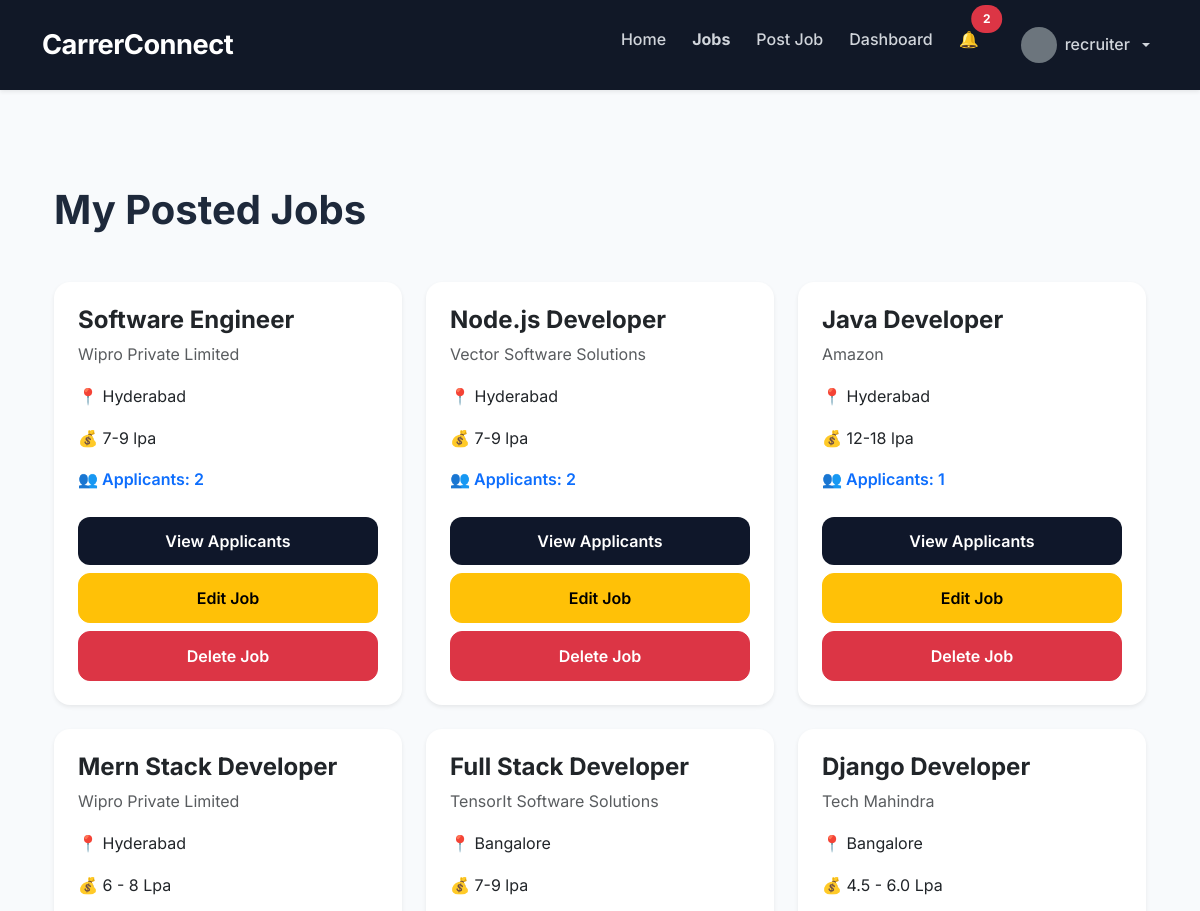
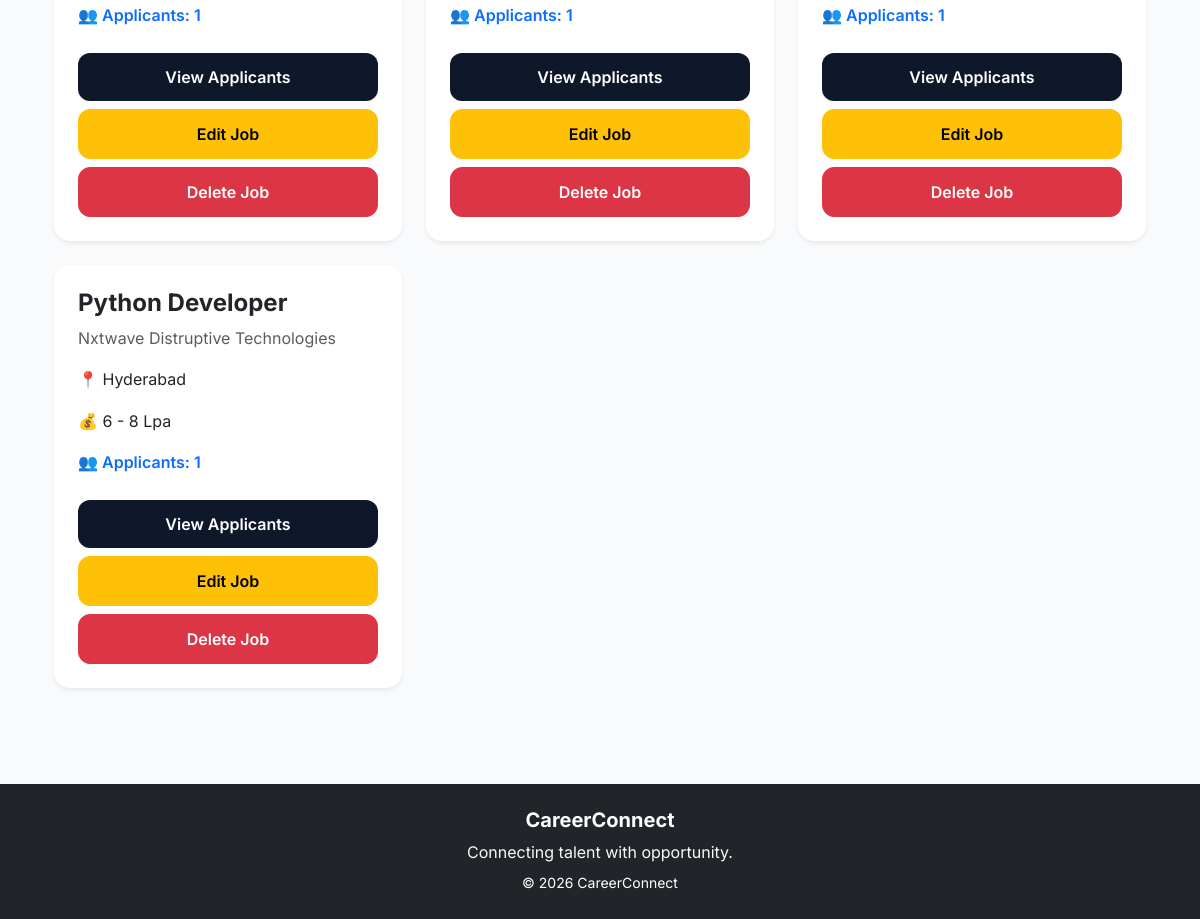
Page /jobs/recruiter/jobs/ (signed in) on the committed database (2 pictures, top to bottom).
### jobs/models.py (models this page shows, shortened)
class Job(models.Model):
    JOB_TYPE_CHOICES = (
        ('full_time', 'Full Time'),
        ('part_time', 'Part Time'),
        ('internship', 'Internship'),
        ('remote', 'Remote'),
)
    EXPERIENCE_LEVEL_CHOICES = (
    ('fresher', 'Fresher'),
    ('junior', 'Junior'),
    ('mid', 'Mid Level'),
    ('senior', 'Senior'),
)
    recruiter = models.ForeignKey(
        User,
        on_delete=models.CASCADE
    )
    title = models.CharField(
        max_length=255
    )
    company_name = models.CharField(
        max_length=255
    )
    company_logo = models.ImageField(
    upload_to='company_logos/',
    blank=True,
    null=True
    )
    location = models.CharField(
        max_length=255
    )
    salary = models.CharField(
        max_length=100
    )
    job_type = models.CharField(
        max_length=50,
        choices=JOB_TYPE_CHOICES
    )
    experience_level = models.CharField(
    max_length=50,
    choices=EXPERIENCE_LEVEL_CHOICES,
    default='fresher'
)
    description = models.TextField()
    requirements = models.TextField()
    created_at = models.DateTimeField(
        auto_now_add=True
    )
    updated_at = models.DateTimeField(
        auto_now=True
    )

### jobs/views.py (the view)
@login_required
def recruiter_jobs_view(request):
    jobs = Job.objects.filter(
        recruiter=request.user
    ).order_by(
        '-created_at'
    )
    context = {
        'jobs': jobs
    }
    return render(
        request,
        'jobs/recruiter_jobs.html',
        context
    )

### accounts/context_processors.py (called while the page is built)
def notification_count(request):
    if request.user.is_authenticated:
        count = Notification.objects.filter(
            user=request.user,
            is_read=False
        ).count()
        return {
            'notification_count': count
        }
    return {
        'notification_count': 0
    }

### templates/jobs/recruiter_jobs.html (shortened to what this page needs)
{% extends 'base.html' %}
{% block content %}
<div class="container py-5">
    <div class="mb-5">
        <h1 class="fw-bold">
            My Posted Jobs
        </h1>
    </div>
    <div class="row g-4">
        {% for job in jobs %}
            <div class="col-lg-4">
                <div class="card border-0 shadow-sm rounded-4 h-100">
                    <div class="card-body p-4">
                        <h4 class="fw-bold">
                            {{ job.title }}
                        </h4>
                        <p class="text-muted">
                            {{ job.company_name }}
                        </p>
                        <p>
                            📍 {{ job.location }}
                        </p>
                        <p>
                            💰 {{ job.salary }}
                        </p>
                        <p class="fw-semibold text-primary">
                            👥 Applicants:
                            {{ job.application_set.count }}
                        </p>
                        <div class="d-grid gap-2 mt-4">
                            <a href="{% url 'view_applicants' job.id %}"
                               class="btn btn-dark">
                                View Applicants
                            </a>
                            <a href="{% url 'edit_job' job.id %}"
                               class="btn btn-warning">
                                Edit Job
                            </a>
                            <a href="{% url 'delete_job' job.id %}"
                               class="btn btn-danger">
                                Delete Job
                            </a>
                        </div>
                    </div>
                </div>
            </div>
        {% empty %}
            <div class="text-center">
                <h4>
                    No Jobs Posted Yet
                </h4>
            </div>
        {% endfor %}
    </div>
</div>
{% endblock %}

### templates/base.html (shortened to what this page needs)
{% load static %}
<!DOCTYPE html>
<html lang="en">
<head>
<link rel="stylesheet"
href="https://cdn.jsdelivr.net/npm/bootstrap-icons@1.11.3/font/bootstrap-icons.min.css">
<link
    href="https://cdn.jsdelivr.net/npm/bootstrap@5.3.3/dist/css/bootstrap.min.css"
    rel="stylesheet">
<link
    rel="stylesheet"
    href="{% static 'css/style.css' %}">
</head>
<body>
    <nav class="navbar navbar-expand-lg navbar-dark shadow-sm">
        <div class="container">
            <a class="navbar-brand fw-bold" href="{% url 'home' %}">
                CarrerConnect
            </a>
            <div class="collapse navbar-collapse" id="navbarNav">
                <ul class="navbar-nav ms-auto">
                    <li class="nav-item">
                        <a class="nav-link {% if request.path == '/' %}active fw-bold{% endif %}"
                                href="{% url 'home' %}">
                            Home
                        </a>
                    </li>
                    <li class="nav-item">
                       <a class="nav-link {% if '/jobs/' in request.path %}active fw-bold{% endif %}"
                            href="{% url 'jobs' %}">
                            Jobs
                        </a>
                    </li>
                           {% if user.is_authenticated %}
                                    {% if user.userprofile.role == 'recruiter' %}
                                        <li class="nav-item">
                                            <a class="nav-link"
                                            href="{% url 'create_job' %}">
                                                Post Job
                                            </a>
                                        </li>
                                    <li class="nav-item">
                                        <a class="nav-link {% if '/jobs/dashboard/' in request.path %}active fw-bold{% endif %}"
                                            href="{% url 'recruiter_dashboard' %}">
                                            Dashboard
                                        </a>
                                    </li>
                                    {% endif %}
                                <li class="nav-item me-3">
                                    <a class="nav-link position-relative text-white"
                                    href="{% url 'notifications' %}">
                                        🔔
                                        {% if notification_count > 0 %}
                                            <span class="position-absolute top-0 start-100 translate-middle badge rounded-pill bg-danger">
                                                {{ notification_count }}
                                            </span>
                                        {% endif %}
                                    </a>
                                </li>
                                    <li class="nav-item dropdown">
                                    <a class="nav-link dropdown-toggle d-flex align-items-center gap-2 {% if '/accounts/profile/' in request.path %}active fw-bold{% endif %}"
                                    href="#"
                                    role="button"
                                    data-bs-toggle="dropdown"
                                    aria-expanded="false">
                                        {% if user.userprofile.profile_image %}
                                            <img src="{{ user.userprofile.profile_image.url }}"
                                                width="36"
                                                height="36"
                                                class="rounded-circle"
                                                style="object-fit: cover;">
        {% else %}
            <div class="bg-secondary rounded-circle"
                 style="width: 36px;
                        height: 36px;">
            </div>
        {% endif %}
        <span>
            {% if user.userprofile.full_name %}
                {{ user.userprofile.full_name }}
            {% else %}
                {{ request.user.username }}
            {% endif %}
        </span>
    </a>
</li>
                                {% endif %}
                </ul>
            </div>
        </div>
    </nav>
    <div
    id="toastBox"
    class="position-fixed top-0 end-0 p-3"
    style="z-index: 9999;">
</div>
<div class="container mt-5">
    {% block content %}
    {% endblock %}
</div>
    <footer class="bg-dark text-white text-center py-4 mt-5">
    <h5 class="fw-bold">
        CareerConnect
    </h5>
    <p class="text-light mb-1">
        Connecting talent with opportunity.
    </p>
    <small>
        © 2026 CareerConnect
    </small>
</footer>
</body>
</html>

### static/css/style.css (style rules this page uses)
body { font-family: 'Inter', sans-serif; background: #f8fafc; color: #1e293b; line-height: 1.6; }
.navbar { padding: 16px 0; box-shadow: 0 2px 20px rgba(0,0,0,0.08); }
.navbar-brand { font-size: 1.5rem; font-weight: 800; letter-spacing: 0.5px; }
.btn { border-radius: 12px; font-weight: 600; padding: 12px 24px; transition: 0.3s ease; }
.btn-dark { background: #0f172a; border: none; }
.card { border: none; border-radius: 20px; background: #ffffff; box-shadow: 0 10px 30px rgba(0,0,0,0.05); transition: 0.3s ease; }
.badge { padding: 8px 12px; border-radius: 20px; }
.card-body h4 { font-weight: 700; }
footer { margin-top: 80px; padding: 20px; }
.navbar { background: #111827 !important; padding: 18px 0; }
.navbar-brand { font-size: 1.7rem; font-weight: 800; letter-spacing: -0.5px; }
.navbar .nav-link { color: #d1d5db !important; font-weight: 500; margin-left: 10px; transition: all 0.3s ease; }

### rows in the picture
Job: title "Software Engineer", company_name "Wipro Private Limited", location "Hyderabad", salary "7-9 lpa", application_set.count "2"
Job: title "Node.js Developer", company_name "Vector Software Solutions", location "Hyderabad", salary "7-9 lpa", application_set.count "2"
Job: title "Java Developer", company_name "Amazon", location "Hyderabad", salary "12-18 lpa", application_set.count "1"
Job: title "Mern Stack Developer", company_name "Wipro Private Limited", location "Hyderabad", salary "6 - 8 Lpa", application_set.count "1"
Job: title "Full Stack Developer", company_name "TensorIt Software Solutions", location "Bangalore", salary "7-9 lpa", application_set.count "1"
Job: title "Django Developer", company_name "Tech Mahindra", location "Bangalore", salary "4.5 - 6.0 Lpa", application_set.count "1"
Job: title "Python Developer", company_name "Nxtwave Distruptive Technologies", location "Hyderabad", salary "6 - 8 Lpa", application_set.count "1"

### other values in the picture
{{ notification_count }} "2"
{{ request.user.username }} "recruiter"
